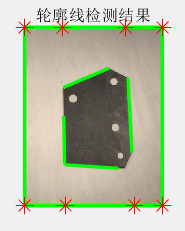
%> input picture 1.jpg, 185 x 231 px
$ octave --eval "result = compare_edge_detectors;"   (GNU Octave 9; MATLAB toolbox functions it lacks are replaced by stand-ins)
%> lines starting %> are read from the running program, lines starting %| are printed output that depends on the picture; in (x1, y1, x2, y2) boxes, pixels count from 0 and x2, y2 are one past the last pixel; in counts of white or black regions, pixels touching at a corner belong together; the program's own positions count from 1
### circlepoints.m
function [x, y] = circlepoints(cx, cy, r)
% CIRCLEPOINTS 生成圆周上的点坐标
%   [X, Y] = CIRCLEPOINTS(CX, CY, R) 返回中心点为(CX,CY)，半径为R的圆周上的点坐标
%   使用Bresenham算法产生圆周上的点

theta = linspace(0, 2*pi, ceil(2*pi*r));
x = round(cx + r * cos(theta));
y = round(cy + r * sin(theta));
end

### compare_edge_detectors.m
function varargout = compare_edge_detectors(img)
% COMPARE_EDGE_DETECTORS 比较不同边缘检测算法的效果
% 输入:
%   img - 输入图像 (灰度图)，如果没有提供，将提示用户选择一个图像文件

% 如果没有提供输入参数，提示用户选择图像
if nargin < 1
    [filename, pathname] = uigetfile({'*.jpg;*.png;*.bmp;*.tif', '图像文件 (*.jpg, *.png, *.bmp, *.tif)'}, '选择一个图像文件');
%> the answer given: 1.jpg
    if isequal(filename, 0) || isequal(pathname, 0)
        disp('用户取消了操作');
        return;
    end
    img = imread(fullfile(pathname, filename));
%> img is the input picture: size 231x185x3 uint8; mean R, G, B 185.4, 192.2, 169.1
    disp(['已加载图像: ', fullfile(pathname, filename)]);
end

% 确保图像是灰度图
if size(img, 3) == 3
    img = rgb2gray(img);
%> img: size 231x185 uint8
end

% 使用更温和的预处理参数，减少过度模糊
preprocessed_img = imgaussfilt(img, 1.2);  % 降低sigma值从2.5到1.2，减少模糊

% 使用自适应直方图均衡来增强对比度，同时保留更多细节
preprocessed_img = adapthisteq(preprocessed_img, 'ClipLimit', 0.02, 'Distribution', 'rayleigh');

% 使用较小的窗口进行中值滤波，保留边缘细节
preprocessed_img = medfilt2(preprocessed_img, [2 2]);  % 减小窗口大小从3x3到2x2
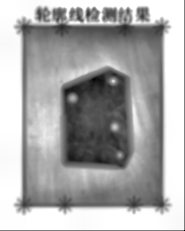
%> preprocessed_img: size 231x185 uint8; min 0, max 255, mean 170.3

% Canny算法 - 使用适度的阈值
[~, thresh] = edge(preprocessed_img, 'Canny');
%> thresh = [0.102 0.256]
thresh_high = thresh(2) * 1.2;  % 降低高阈值乘数，从2.5改为1.2
%> thresh_high = 0.307
thresh_low = thresh(1) * 0.8;   % 降低低阈值乘数，从2.0改为0.8
%> thresh_low = 0.0819
edges_canny = edge(preprocessed_img, 'Canny', [thresh_low thresh_high]);
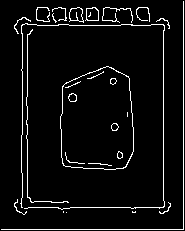
%> edges_canny: size 231x185 logical; 5.4% white in thin lines or dots

% 其他边缘检测算法
edges_roberts = edge(img, 'Roberts');
%> edges_roberts: size 231x185 logical; 2.8% white in thin lines or dots, all inside (x1, y1, x2, y2) = (16, 7, 170, 213)
edges_sobel = edge(img, 'Sobel');
%> edges_sobel: size 231x185 logical; 4.8% white in thin lines or dots, all inside (x1, y1, x2, y2) = (15, 7, 172, 215)
edges_prewitt = edge(img, 'Prewitt');
edges_log = edge(img, 'log');
%> edges_log: size 231x185 logical; 5.3% white in thin lines or dots, all inside (x1, y1, x2, y2) = (13, 6, 174, 217)

% 改进 Canny 边缘检测以增强内部圈孔的检测能力

% 1. 对图像进行局部对比度增强，突出圆孔边缘
preprocessed_img = adapthisteq(preprocessed_img, 'ClipLimit', 0.02, 'Distribution', 'rayleigh');

% 2. 使用温和的高斯滤波，平衡噪声抑制和边缘保留
preprocessed_img = imgaussfilt(preprocessed_img, 1.5);

% 3. 使用更激进的双阈值 Canny，确保捕获更多弱边缘
edges_canny = edge(preprocessed_img, 'Canny', [0.04 0.15]); % 非常低的阈值以确保捕获圆孔边缘
%> edges_canny: size 231x185 logical; 9.8% white in thin lines or dots

% 3. 形态学处理: 先闭运算连接断开的边缘
se1 = strel('disk', 1);
edges_closed = imclose(edges_canny, se1);
%> edges_closed: size 231x185 logical; 10.1% white in thin lines or dots

% 4. 再使用开运算去除小噪点
se2 = strel('disk', 2);
edges_cleaned = imopen(edges_closed, se2);
%> edges_cleaned: size 231x185 logical; every value is 0

% 5. 在预处理图像上寻找圈形结构，优化半径范围和灵敏度
[centers, radii] = imfindcircles(preprocessed_img, [10 25], 'Sensitivity', 0.9, 'EdgeThreshold', 0.1);
%> centers = 26 rows, first 12: [147.8 223.2; 121.8 56.34; 127 133.8; 72.68 85.61; 142.9 166.9; 145.1 111.5; 98.01 117; 75.6 13.09; 45.42 83.02; 86.31 180.4; 77.22 173.4; 46.71 153]; radii = 26 values, max 23.15 at index 22, min 10.87 at index 17, mean 14.67

% 6. 区域特异性处理：左右区域分别处理，右侧更严格筛选
[height, width] = size(edges_cleaned);
%> height = 231; width = 185
left_region = edges_cleaned(:, 1:round(width/2));
%> left_region: size 231x93 logical; every value is 0
right_region = edges_cleaned(:, round(width/2)+1:end);
%> right_region: size 231x92 logical; every value is 0

% 左区域使用小面积阈值
left_region = bwareaopen(left_region, 20);

% 右区域使用更大面积阈值和形状分析
right_region = bwareaopen(right_region, 60);

% 对右区域进行连通区域分析，筛选形状
cc_right = bwconncomp(right_region);
%> cc_right = 0 connected components
stats_right = regionprops(cc_right, 'Area', 'Perimeter', 'Solidity');
%> stats_right = 0 regions

% 设置筛选条件：移除面积小且周长/面积比大的区域（非圆形）
for i = 1:length(stats_right)
    if stats_right(i).Area < 70 && (stats_right(i).Perimeter / stats_right(i).Area > 0.7)
        % 移除不符合条件的区域
        right_region(cc_right.PixelIdxList{i}) = 0;
    end
end
%> this loop made 0 passes

% 合并处理后的左右区域
edges_canny = [left_region, right_region];

% 7. 如果找到圈形，将它们叠加到edges_canny中增强可见性
if ~isempty(centers)
    disp(['检测到 ', num2str(length(radii)), ' 个圈形结构']);
%| 检测到 26 个圈形结构
    circle_mask = false(size(preprocessed_img));
    for i = 1:length(radii)
        [x, y] = circlepoints(round(centers(i,1)), round(centers(i,2)), round(radii(i)));
        x = max(1, min(size(circle_mask, 2), x));
        y = max(1, min(size(circle_mask, 1), y));
        indices = sub2ind(size(circle_mask), y, x);
        circle_mask(indices) = true;
    end
%> this loop made 26 passes
%> circle_mask: size 231x185 logical; 5.3% white in thin lines or dots
    % 将圈形边缘叠加到结果中
    edges_canny = edges_canny | circle_mask;
end

% 打印检测到的像素数
disp(['原始Canny检测结果像素数：', num2str(sum(edges_canny(:)))]);
%| 原始Canny检测结果像素数：2245

% 打印当前像素数
disp(['形态学处理后的Canny像素数：', num2str(sum(edges_canny(:)))]);
%| 形态学处理后的Canny像素数：2245

% 如果像素数未在理想范围内，进行调整
if sum(edges_canny(:)) < 800
    % 如果像素太少，降低阈值并尝试更强的闭合操作
    edges_canny = edge(preprocessed_img, 'Canny', [0.08 0.15]);
    se = strel('disk', 3);
    edges_canny = imclose(edges_canny, se);
    disp(['使用更强的处理后的Canny像素数：', num2str(sum(edges_canny(:)))]);
elseif sum(edges_canny(:)) > 3000
    % 如果像素太多，提高阈值
    edges_canny = edge(preprocessed_img, 'Canny', [0.15 0.3]);
    disp(['提高阈值后的Canny像素数：', num2str(sum(edges_canny(:)))]);
end

% 改进的Canny边缘处理，重点处理区域特异性噪声
[m, n] = size(edges_canny);
%> m = 231; n = 185

% 创建左右区域分隔点
right_start = round(n * 0.55); % 从图像55%处开始定义为“右侧”
%> right_start = 102

% 1. 清除边缘像素
margin = 3; % 稍微增加边距
edges_canny_cleaned = edges_canny;
edges_canny_cleaned(1:margin, :) = false;
%> edges_canny_cleaned: size 231x185 logical; 5% white in thin lines or dots
edges_canny_cleaned(m-margin+1:m, :) = false;
%> edges_canny_cleaned: size 231x185 logical; 4.8% white in thin lines or dots
edges_canny_cleaned(:, 1:margin) = false;
%> edges_canny_cleaned: size 231x185 logical; 4.7% white in thin lines or dots
edges_canny_cleaned(:, n-margin+1:n) = false;
%> edges_canny_cleaned: size 231x185 logical; 4.6% white in thin lines or dots

% 2. 分区域处理
% 左侧区域 - 适度清理
left_region = edges_canny_cleaned(:, 1:right_start);
%> left_region: size 231x102 logical; 5% white in thin lines or dots
left_cleaned = bwareaopen(left_region, 20); % 降低阈值以保留小结构
%> left_cleaned: size 231x102 logical; 4.9% white in thin lines or dots

% 右侧区域 - 适度清理，但要注意保留圈形结构
right_region = edges_canny_cleaned(:, right_start+1:end);
%> right_region: size 231x83 logical; 4.2% white in thin lines or dots
% 先检测有没有圈形结构
cc_right = bwconncomp(right_region);
%> cc_right = 9 connected components
stats_right = regionprops(cc_right, 'Area', 'Perimeter', 'Extent', 'Solidity');
%> stats_right = 9 regions; largest, Area, Extent, Solidity and Perimeter: 448 0.0684 0.088 645.2, 85 0.101 0.126 173.1, 65 0.0821 0.0959 132, 61 0.084 0.0987 122.8, 47 0.0953 0.114 96.23

% 找出可能的圈形结构（面积中等，密集度高）
circle_mask = false(size(right_region));
for i = 1:length(stats_right)
    circularity = 4 * pi * stats_right(i).Area / ((stats_right(i).Perimeter)^2);
    % 圈形的特征: 圈形度高，密度高
    if circularity > 0.6 && stats_right(i).Solidity > 0.7
        circle_mask(cc_right.PixelIdxList{i}) = true;
    end
end
%> this loop made 9 passes
%> circularity on passes 1 to 9: 0.125, 0.0135, 0.0638, 0.122, 0.0469, 0.0357, 0.0508, 0.129, 0.129
%> circle_mask: size 231x83 logical; every value is 0

% 对非圈形结构进行面积过滤
right_non_circle = right_region & ~circle_mask;
right_non_circle_filtered = bwareaopen(right_non_circle, 50);
%> right_non_circle_filtered: size 231x83 logical; 3.4% white in thin lines or dots, all inside (x1, y1, x2, y2) = (0, 3, 62, 228)

% 合并圈形和其他过滤结构
right_cleaned = right_non_circle_filtered | circle_mask;

% 输出圈形检测信息
disp(['检测到的可能圈形结构像素数：', num2str(sum(circle_mask(:)))]);
%| 检测到的可能圈形结构像素数：0

% 合并区域
edges_canny_cleaned = zeros(size(edges_canny_cleaned), 'logical');
edges_canny_cleaned(:, 1:right_start) = left_cleaned;
edges_canny_cleaned(:, right_start+1:end) = right_cleaned;
%> edges_canny_cleaned: size 231x185 logical; 4.2% white in thin lines or dots, all inside (x1, y1, x2, y2) = (3, 3, 164, 228)

% 4. 对左右区域进行不同的形态学处理
% 左侧主要进行边缘闭合和连接
se_left = strel('disk', 2);
left_region = edges_canny_cleaned(:, 1:right_start);
left_processed = imclose(left_region, se_left);
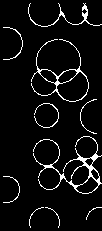
%> left_processed: size 231x102 logical; 5.9% white in thin lines or dots

% 右侧使用更复杂的处理，主要是清除杂象同时保留圈孔
% 先进行形态学给小线段连接的机会
right_region = edges_canny_cleaned(:, right_start+1:end);
se_right = strel('disk', 1);
right_processed = imclose(right_region, se_right);

% 对右侧区域进行连通组件分析，区分处理不同形状
cc = bwconncomp(right_processed);
%> cc = 4 connected components
stats = regionprops(cc, 'Area', 'Perimeter', 'Circularity');
%> stats = 4 regions; Area, Circularity and Perimeter: 495 0.0152 635.5, 89 0.0364 172.1, 71 0.05 130.5, 67 0.0543 121.3

% 形状分析，区分处理线段和圈形
% 1. 计算圈形度 = 4*pi*Area/(Perimeter^2)
% 2. 圈形度接近1的是圈形，微小的是线段
for i = 1:length(stats)
    % 计算圈形度（如枟 regionprops 不支持 Circularity）
    if ~isfield(stats, 'Circularity')
        circularity = 4 * pi * stats(i).Area / (stats(i).Perimeter^2);
    else
        circularity = stats(i).Circularity;
    end

    % 只过滤细长线段，保留圈形结构（圈形度>0.6）
    if stats(i).Area < 70 && circularity < 0.6 && (stats(i).Perimeter / stats(i).Area) > 0.7
        right_processed(cc.PixelIdxList{i}) = false;
    end
end
%> this loop made 4 passes
%> circularity on passes 1 to 4: 0.0152, 0.05, 0.0364, 0.0543
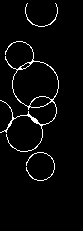
%> right_processed: size 231x83 logical; 3.4% white in thin lines or dots, all inside (x1, y1, x2, y2) = (0, 3, 59, 181)

% 合并左右区域
edges_canny_final = false(size(edges_canny));
edges_canny_final(:, 1:right_start) = left_processed;
%> edges_canny_final: size 231x185 logical; 3.3% white in thin lines or dots, all inside (x1, y1, x2, y2) = (3, 3, 102, 228)
edges_canny_final(:, right_start+1:end) = right_processed;
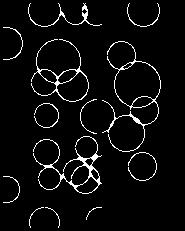
%> edges_canny_final: size 231x185 logical; 4.8% white in thin lines or dots, all inside (x1, y1, x2, y2) = (3, 3, 161, 228)

% 5. 最终面积过滤保证像素数量合适
% 将阈值降低到 20，以保留小圈孔
edges_canny_final = bwareaopen(edges_canny_final, 20);

% 打印处理过程中的像素数量变化
disp(['初始的Canny像素数：', num2str(sum(edges_canny(:)))]);
%| 初始的Canny像素数：2245
disp(['区域清理后的像素数：', num2str(sum(edges_canny_cleaned(:)))]);
%| 区域清理后的像素数：1805
disp(['最终Canny像素数：', num2str(sum(edges_canny_final(:)))]);
%| 最终Canny像素数：2054

% 确保像素数量在合理范围内 (1000-1500)
if sum(edges_canny_final(:)) > 1600
    % 递增面积阈值直到像素数在合适范围
    area_threshold = 40;
    while sum(edges_canny_final(:)) > 1400 && area_threshold < 100
        area_threshold = area_threshold + 10;
        edges_canny_final = bwareaopen(edges_canny_final, area_threshold);
    end
%> this loop made 6 passes
%> area_threshold on passes 1 to 6: 50, 60, 70, 80, 90, 100
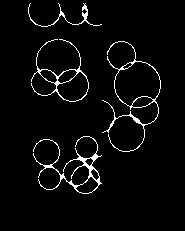
%> edges_canny_final: size 231x185 logical; 3.7% white in thin lines or dots, all inside (x1, y1, x2, y2) = (28, 3, 161, 194)
    disp(['面积调整后的像素数（阈值=', num2str(area_threshold), '）：', ...
          num2str(sum(edges_canny_final(:)))]);
%| 面积调整后的像素数（阈值=100）：1578
end

% 所有结果显示在单一窗口中 - 3x3网格
figure('Name', '边缘检测算法全面比较', 'Position', [50, 50, 1200, 800]);

% 打印所有算法的像素计数信息
disp(['Canny结果像素数：', num2str(sum(edges_canny_final(:)))]);
%| Canny结果像素数：1578
disp(['Roberts结果像素数：', num2str(sum(edges_roberts(:)))]);
%| Roberts结果像素数：1210
disp(['Sobel结果像素数：', num2str(sum(edges_sobel(:)))]);
%| Sobel结果像素数：2056
disp(['Prewitt结果像素数：', num2str(sum(edges_prewitt(:)))]);
%| Prewitt结果像素数：2143
disp(['LoG结果像素数：', num2str(sum(edges_log(:)))]);
%| LoG结果像素数：2251

% 第一行：原始图像、预处理图像、Canny结果
subplot(3, 3, 1);
imshow(img);
title('原始图像');

subplot(3, 3, 2);
imshow(preprocessed_img);
title('预处理后的图像');

subplot(3, 3, 3);
imshow(edges_canny_final);
title(['Canny: ', num2str(sum(edges_canny_final(:))), ' 像素']);

% 第二行：其他边缘检测算法结果
subplot(3, 3, 4);
imshow(edges_roberts);
title(['Roberts: ', num2str(sum(edges_roberts(:))), ' 像素']);

subplot(3, 3, 5);
imshow(edges_sobel);
title(['Sobel: ', num2str(sum(edges_sobel(:))), ' 像素']);

subplot(3, 3, 6);
imshow(edges_prewitt);
title(['Prewitt: ', num2str(sum(edges_prewitt(:))), ' 像素']);

% 第三行：LoG结果和叠加效果
subplot(3, 3, 7);
imshow(edges_log);
title(['LoG: ', num2str(sum(edges_log(:))), ' 像素']);

% Canny结果叠加在原图上
subplot(3, 3, 8);
imshow(img);
hold on;
[edge_y, edge_x] = find(edges_canny_final);
%> edge_y = 1578 values from 4 to 194; edge_x = 1578 values from 29 to 161
plot(edge_x, edge_y, 'r.', 'MarkerSize', 1);
hold off;
title('Canny结果叠加在原图上');

% LoG结果叠加在原图上
subplot(3, 3, 9);
imshow(img);
hold on;
[log_y, log_x] = find(edges_log);
%> log_y = 2251 values from 7 to 217; log_x = 2251 values from 14 to 174
%> `result = compare_edge_detectors;`:
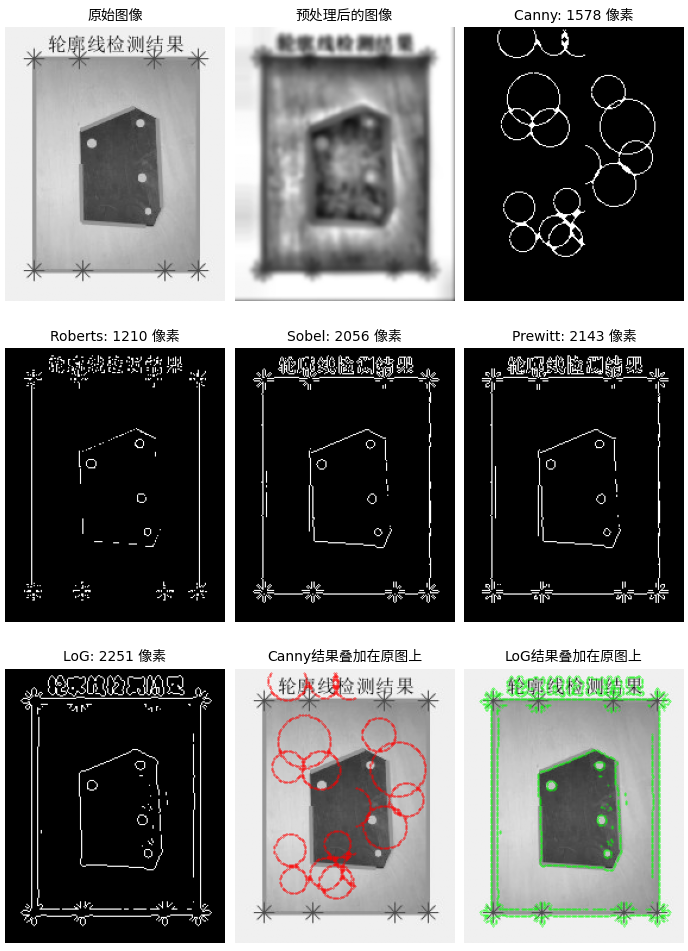
%> figure redrawn from the program's plot data, 9 panels
plot(log_x, log_y, 'g.', 'MarkerSize', 1);
hold off;
title('LoG结果叠加在原图上');

% 返回不同算法的结果供进一步分析
if nargout > 0
    varargout{1} = edges_canny_final;  % 单一Canny结果
    varargout{2} = edges_roberts;
    varargout{3} = edges_sobel;
    varargout{4} = edges_prewitt;
    varargout{5} = edges_log;
end
end

$ run again, on 3.jpg
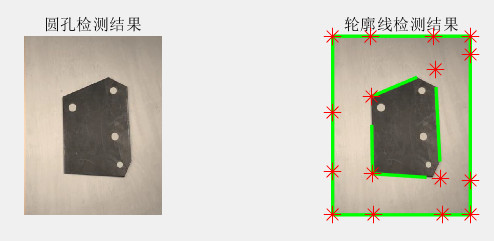
%> input picture 3.jpg, 494 x 241 px
%> in compare_edge_detectors, img is the input picture: size 241x494x3 uint8; mean R, G, B 205.5, 204.2, 193.3
%> img: size 241x494 uint8
%> thresh = [0.0945 0.236]
%> thresh_high = 0.284
%> thresh_low = 0.0756
%> edges_roberts: size 241x494 logical; 2.3% white in thin lines or dots, all inside (x1, y1, x2, y2) = (23, 16, 478, 222)
%> edges_sobel: size 241x494 logical; 3.5% white in thin lines or dots, all inside (x1, y1, x2, y2) = (23, 16, 480, 224)
%> edges_log: size 241x494 logical; 3.7% white in thin lines or dots, all inside (x1, y1, x2, y2) = (22, 15, 482, 226)
%> edges_closed: size 241x494 logical; 6.5% white in thin lines or dots
%> edges_cleaned: size 241x494 logical; every value is 0
%> centers = 37 rows, first 12: [352.6 52.94; 483.3 45.84; 124.9 95.86; 362.1 190; 433 95.56; 456.3 232.4; 405.4 126.2; 52.32 189.8; 101.4 177.9; 96.06 126.1; 389.6 190.5; 451.3 170.4]; radii = 37 values, max 20 at index 23, min 11.27 at index 18, mean 14.77
%> in compare_edge_detectors, `cc_right = bwconncomp(right_region);`: cc_right = 0 connected components
%> in compare_edge_detectors, `stats_right = regionprops(cc_right, 'Area', 'Perimeter', 'Solidity');`: stats_right = 0 regions
%| 检测到 37 个圈形结构
%> the loop in compare_edge_detectors, `for i = 1:length(radii)` made 37 passes
%| 原始Canny检测结果像素数：3239
%| 形态学处理后的Canny像素数：3239
%| 提高阈值后的Canny像素数：5033
%> left_cleaned: size 241x272 logical; 2.5% white in thin lines or dots, all inside (x1, y1, x2, y2) = (22, 15, 163, 215)
%> right_region: size 241x222 logical; 4.7% white in thin lines or dots, all inside (x1, y1, x2, y2) = (50, 15, 209, 224)
%> in compare_edge_detectors, `cc_right = bwconncomp(right_region);`: cc_right = 49 connected components
%> in compare_edge_detectors, `stats_right = regionprops(cc_right, 'Area', 'Perimeter', 'Extent', 'So..`: stats_right = 49 regions; largest, Area, Extent, Solidity and Perimeter: 677 0.0243 0.0248 1300.6, 195 0.0241 0.0416 368.9, 109 0.0411 0.0772 205.2, 104 0.0328 0.0763 203.8, 97 0.0789 0.145 185.6
%> the loop in compare_edge_detectors, `for i = 1:length(stats_right)` made 49 passes
%> circularity on passes 1 to 8: 0.154, 0.00503, 0.27, 0.0879, 0.0354, 0.132, 0.0969, 0.0613
%> right_non_circle_filtered: size 241x222 logical; 3.2% white in thin lines or dots, all inside (x1, y1, x2, y2) = (52, 15, 209, 219)
%> right_cleaned: size 241x222 logical; 3.2% white in thin lines or dots, all inside (x1, y1, x2, y2) = (52, 15, 209, 224)
%| 检测到的可能圈形结构像素数：32
%> in compare_edge_detectors, `left_processed = imclose(left_region, se_left);`:
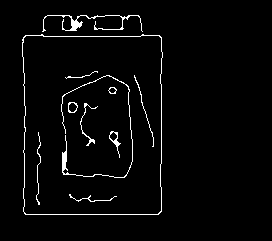
%> left_processed: size 241x272 logical; 2.8% white in thin lines or dots, all inside (x1, y1, x2, y2) = (22, 15, 163, 215)
%> cc = 18 connected components
%> stats = 18 regions; largest, Area, Circularity and Perimeter: 678 0.00502 1300.1, 256 0.0146 466, 110 0.032 204.8, 106 0.0313 203, 98 0.0348 185
%> the loop in compare_edge_detectors, `for i = 1:length(stats)` made 18 passes
%> circularity on passes 1 to 8: 0.00502, 0.0348, 0.0622, 0.0489, 0.0146, 0.032, 0.0313, 0.519
%| 初始的Canny像素数：5033
%| 区域清理后的像素数：3382
%| 最终Canny像素数：3271
%> the loop in compare_edge_detectors, `while sum(edges_canny_final(:)) > 1400 && area_threshold < 100` made 6 passes
%> area_threshold on passes 1 to 6: 50, 60, 70, 80, 90, 100
%> after the loop in compare_edge_detectors, `while sum(edges_canny_final(:)) > 1400 && area_threshold < 100`:
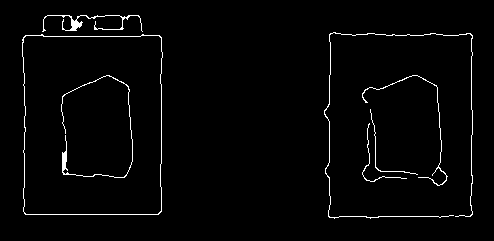
%> edges_canny_final: size 241x494 logical; 2.1% white in thin lines or dots, all inside (x1, y1, x2, y2) = (22, 15, 473, 219)
%| 面积调整后的像素数（阈值=100）：2508
%| Canny结果像素数：2508
%| Roberts结果像素数：2797
%| Sobel结果像素数：4181
%| Prewitt结果像素数：4353
%| LoG结果像素数：4371
%> edge_y = 2508 values from 16 to 219; edge_x = 2508 values from 23 to 473
%> log_y = 4371 values from 16 to 226; log_x = 4371 values from 23 to 482

$ run again, on 4.jpg
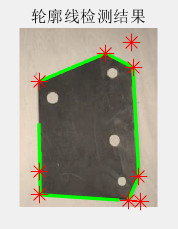
%> input picture 4.jpg, 178 x 229 px
%> in compare_edge_detectors, img is the input picture: size 229x178x3 uint8; mean R, G, B 175.8, 174, 160.4
%> img: size 229x178 uint8
%> thresh = [0.0898 0.225]
%> thresh_high = 0.27
%> thresh_low = 0.0719
%> edges_roberts: size 229x178 logical; 2.6% white in thin lines or dots, all inside (x1, y1, x2, y2) = (21, 8, 156, 209)
%> edges_sobel: size 229x178 logical; 4.5% white in thin lines or dots, all inside (x1, y1, x2, y2) = (19, 8, 158, 211)
%> edges_log: size 229x178 logical; 5.4% white in thin lines or dots, all inside (x1, y1, x2, y2) = (18, 7, 159, 212)
%> edges_closed: size 229x178 logical; 11% white in thin lines or dots
%> edges_cleaned: size 229x178 logical; every value is 0
%> centers = 18 rows, first 12: [47.61 59.21; 54.5 101; 129.4 46.88; 142.5 193.3; 110.3 76.59; 26.79 182.9; 58.38 212.5; 116.4 144.9; 113.3 214.5; 133.9 161.7; 64.12 171.4; 81.39 170.3]; radii = 18 values, max 19.8 at index 18, min 10.86 at index 12, mean 14.02
%> in compare_edge_detectors, `cc_right = bwconncomp(right_region);`: cc_right = 0 connected components
%> in compare_edge_detectors, `stats_right = regionprops(cc_right, 'Area', 'Perimeter', 'Solidity');`: stats_right = 0 regions
%| 检测到 18 个圈形结构
%> the loop in compare_edge_detectors, `for i = 1:length(radii)` made 18 passes
%| 原始Canny检测结果像素数：1505
%| 形态学处理后的Canny像素数：1505
%> left_cleaned: size 229x98 logical; 3.6% white in thin lines or dots
%> right_region: size 229x80 logical; 3.1% white in thin lines or dots, all inside (x1, y1, x2, y2) = (0, 3, 63, 226)
%> in compare_edge_detectors, `cc_right = bwconncomp(right_region);`: cc_right = 9 connected components
%> in compare_edge_detectors, `stats_right = regionprops(cc_right, 'Area', 'Perimeter', 'Extent', 'So..`: stats_right = 9 regions; largest, Area, Extent, Solidity and Perimeter: 145 0.0766 0.121 291.7, 100 0.0918 0.114 104.1, 85 0.101 0.126 173.1, 79 0.108 0.133 160.7, 67 0.112 0.135 138.8
%> the loop in compare_edge_detectors, `for i = 1:length(stats_right)` made 9 passes
%> circularity on passes 1 to 8: 0.0971, 0.0437, 0.168, 0.334, 0.0214, 0.116, 0.0831, 0.0384
%> right_non_circle_filtered: size 229x80 logical; 2.6% white in thin lines or dots, all inside (x1, y1, x2, y2) = (0, 30, 63, 206)
%| 检测到的可能圈形结构像素数：0
%> left_processed: size 229x98 logical; 4% white in thin lines or dots
%> cc = 5 connected components
%> stats = 5 regions; Area, Circularity and Perimeter: 153 0.0227 288, 112 0.128 101.9, 89 0.0364 172.1, 81 0.0383 159.9, 69 0.0436 137.8
%> the loop in compare_edge_detectors, `for i = 1:length(stats)` made 5 passes
%> circularity on passes 1 to 5: 0.0436, 0.0227, 0.128, 0.0383, 0.0364
%> after the loop in compare_edge_detectors, `for i = 1:length(stats)`:
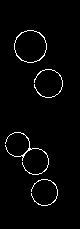
%> right_processed: size 229x80 logical; 2.4% white in thin lines or dots, all inside (x1, y1, x2, y2) = (5, 30, 63, 206)
%> in compare_edge_detectors, `edges_canny_final(:, right_start+1:end) = right_processed;`:
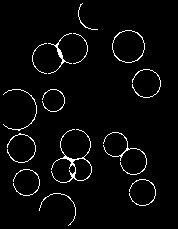
%> edges_canny_final: size 229x178 logical; 3.3% white in thin lines or dots, all inside (x1, y1, x2, y2) = (3, 3, 161, 226)
%| 初始的Canny像素数：1505
%| 区域清理后的像素数：1287
%| 最终Canny像素数：1334
%| Canny结果像素数：1334
%| Roberts结果像素数：1054
%| Sobel结果像素数：1848
%| Prewitt结果像素数：1985
%| LoG结果像素数：2193
%> edge_y = 1334 values from 4 to 226; edge_x = 1334 values from 4 to 161
%> log_y = 2193 values from 8 to 212; log_x = 2193 values from 19 to 159
